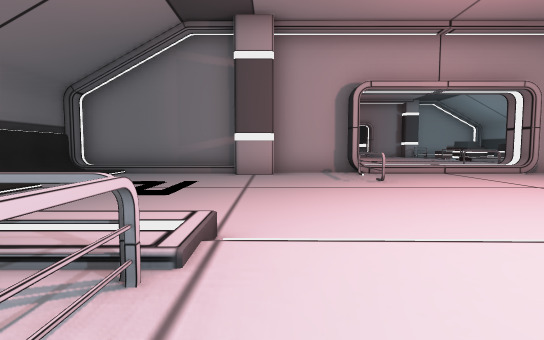
[1] (above)

17 first-person views from a walk through a Unity game level. The camera is 1.2 m above the floor, tilts 4° down and sees 80° across. The floor is counted in squares, 2 m on a side. Each view is taken from the middle of a square. On the plan, view 1 faces up. The plan holds only what a view shows up to about 10 squares ahead; the rest is blank. The place goes on beyond the plan. The player character is not drawn. Some surface patterns are stand-ins.

[2]
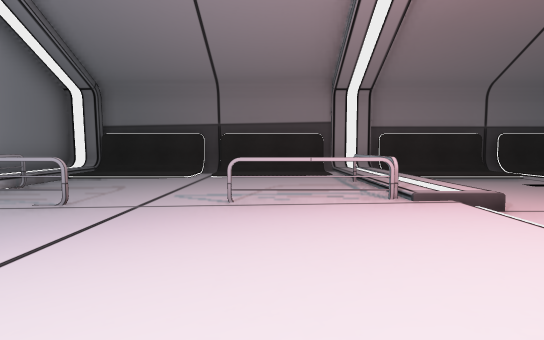

[3]
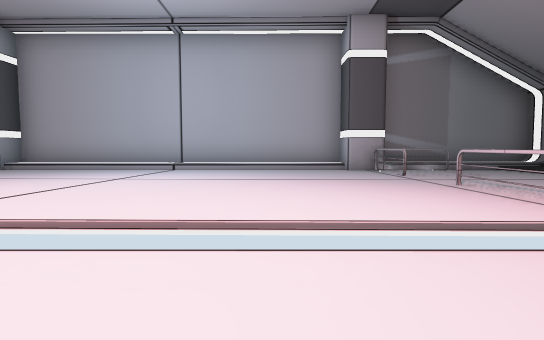

[4]
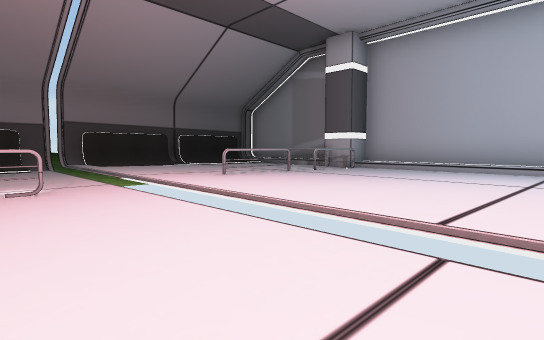

[5]
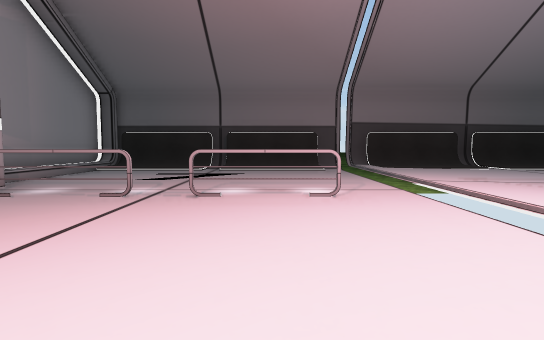

[6]
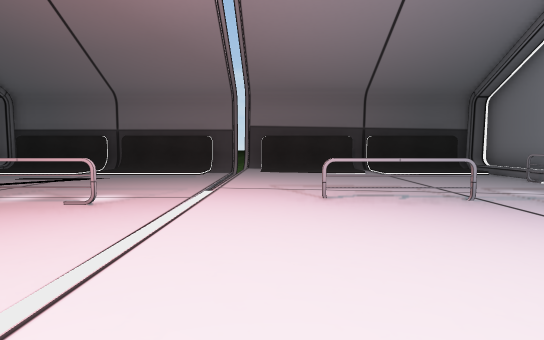

[7]
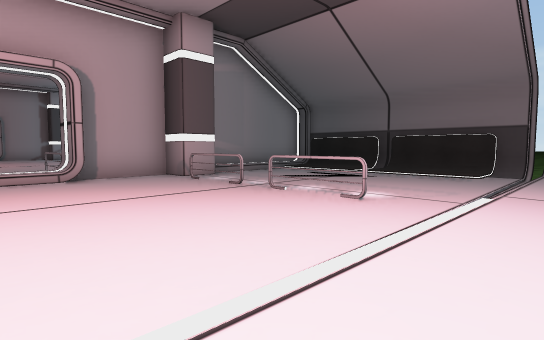

[8]
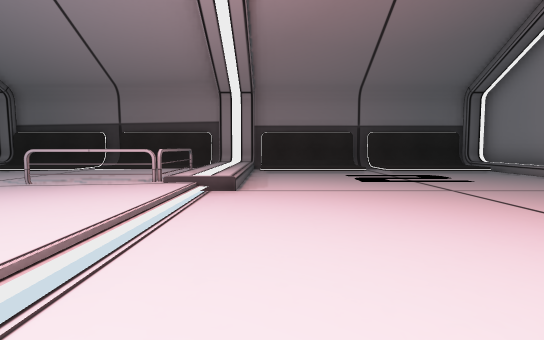

[9]
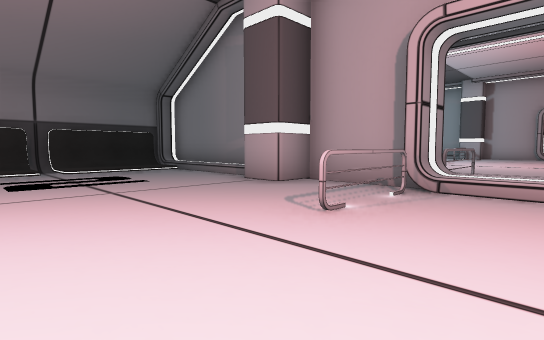

[10]
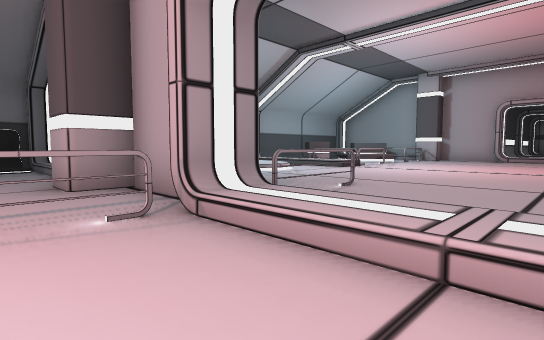

[11]
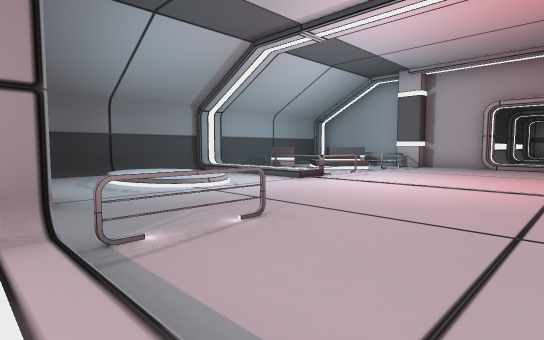

[12]
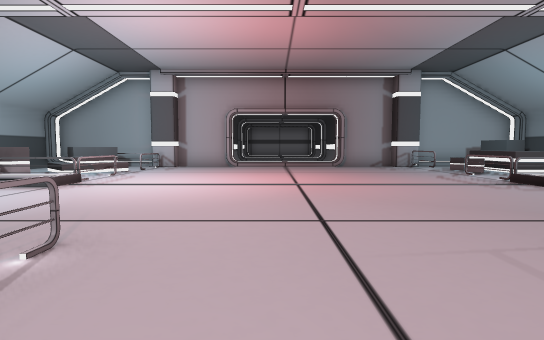

[13]
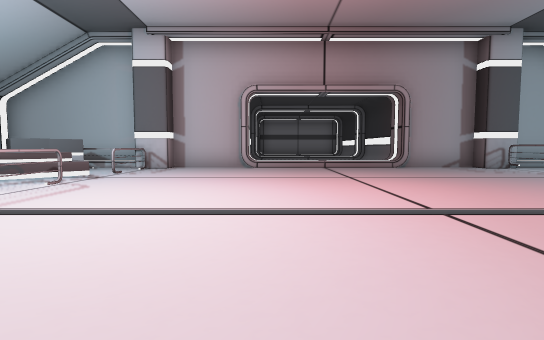

[14]
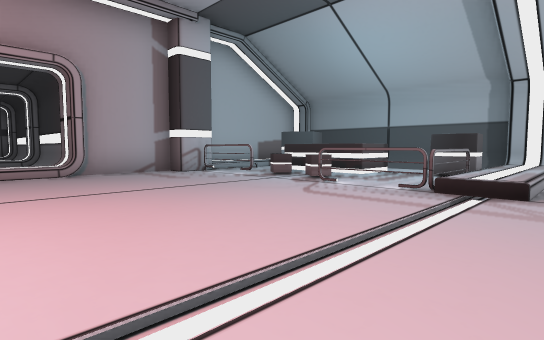

[15]
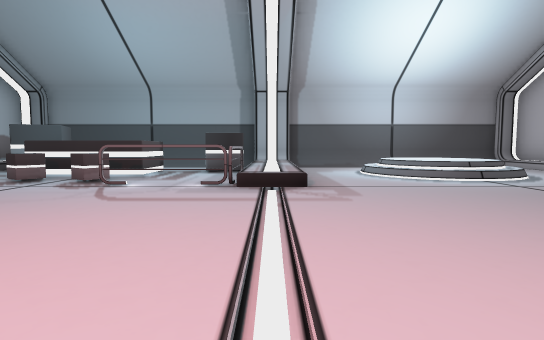

[16]
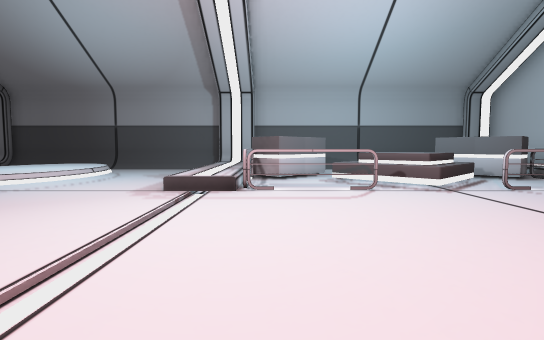

[17]
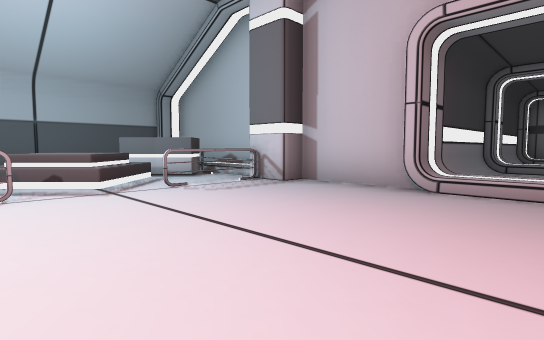

### Floor plan
Key: @ floor where view 1 was taken; # wall or solid block; . main floor; : floor 0.25 m higher than the main floor; + floor 0.5 m higher than the main floor; / step, stairs or slope; C column; F fence; O other object.
Columns run from 6 left of view 1 to 15 right of it. Each row starts with its distance up from view 1.
 25         #    #
 24         #    #
 23 ######C##++++###C#
 22 #/ OFF..........F.OO #
 21 #/ OOF..........FOOO #
 20 #/  O...........OOO  #
 19 #/ OOO..........OOO..#
 18 #/.OOF..........F....#
 17 #/.OFF..........F..O.#
 16 #/++++..........++++/#
 15 #/...................#
 14 #/................O..#
 13 #///+//..........OO .#
 12 #// +//....... ..OO  #
 11 #/......F....O       #
 10 #/  .. .F....O    .. #
  9 ######C##++++###C#####
  8 #O:...C.F.......C..//#
  7 #O:.....F......F.../O#
  6 #O:............F.:://#
  5 #O:............F.:://#
  4 #O:............F.../O#
  3 #O:................//#
  2 #/++++///////////////#
  1  O:::F::::::::::::::/#
  0  O:::F@::::::::F::::O#
 -1  O:::::::::::::F::::/#
 -2  O::::::::::::::::://#
 -3  O:::F:::::::::F:::  #
 -4  O:..F.........C.F./O#
 -5 #++++#C++++++++#C ++/#
 -6 #####  #########  ####

Where each view was taken, in squares from view 1:
view 1: 0 up, 0 right, facing up
view 2: 0 up, 3 right, facing left
view 3: 4 up, 2 right, facing down
view 4: 4 up, 4 right, facing down-right
view 5: 4 up, 5 right, facing right
view 6: 1 up, 5 right, facing right
view 7: 1 up, 5 right, facing up-right
view 8: 3 up, 4 right, facing left
view 9: 4 up, 4 right, facing up-left
view 10: 7 up, 5 right, facing up-left
view 11: 9 up, 5 right, facing up-left
view 12: 9 up, 4 right, facing up
view 13: 13 up, 3 right, facing up
view 14: 15 up, 5 right, facing up-right
view 15: 16 up, 5 right, facing right
view 16: 17 up, 4 right, facing left
view 17: 18 up, 4 right, facing up-left
